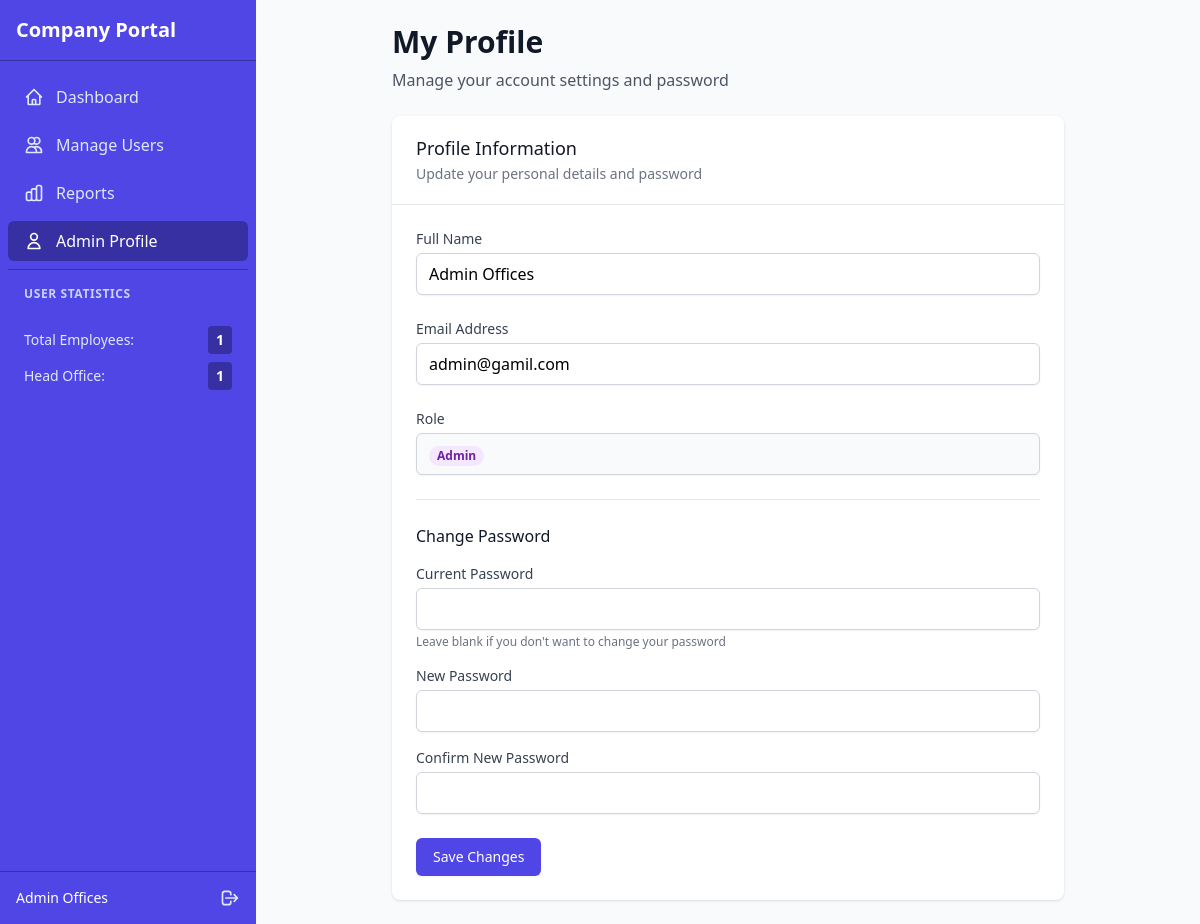
/Admin/admin_profile.php (signed in), run on the app's committed database.
### tables this page shows
CREATE TABLE `users` (
  `id` int(11) NOT NULL,
  `name` varchar(100) DEFAULT NULL,
  `email` varchar(100) DEFAULT NULL,
  `password` varchar(255) DEFAULT NULL,
  `role` enum('admin','head_office','employee') DEFAULT NULL,
  `created_at` timestamp NOT NULL DEFAULT current_timestamp()
);

### Admin/admin_profile.php (the view, shortened to what this page needs)
<?php
require '../Includes/db.php';
$user_id = $_SESSION['user_id'];
$stmt = $conn->prepare("SELECT name, email, role FROM users WHERE id = ?");
$stmt->bind_param("i", $user_id);
$stmt->execute();
$result = $stmt->get_result();
$user = $result->fetch_assoc();
$total_employees = 0;
$total_heads = 0;
if ($_SESSION['role'] === 'admin' || $_SESSION['role'] === 'head_office') {
    $total_employees = $conn->query("SELECT COUNT(*) as count FROM users WHERE role = 'employee'")->fetch_assoc()['count'];
    $total_heads = $conn->query("SELECT COUNT(*) as count FROM users WHERE role = 'head_office'")->fetch_assoc()['count'];
}
?>
<!DOCTYPE html>
<html lang="en">
<head>
    <script src="https://cdn.tailwindcss.com"></script>
</head>
<body class="bg-gray-50 min-h-screen flex">
    <aside class="bg-indigo-600 text-white w-64 min-h-screen flex flex-col">
        <div class="p-4 border-b border-indigo-800">
            <h2 class="text-xl font-bold">Company Portal</h2>
        </div>
        <nav class="flex-1 px-2 py-4 space-y-2">
            <?php if ($_SESSION['role'] === 'admin'): ?>
                <a href="admin_dashboard.php" class="flex items-center px-4 py-2 text-indigo-100 hover:bg-indigo-700 rounded-md transition-colors duration-300">
                    <span>Dashboard</span>
                </a>
                <a href="admin_dashboard.php" class="flex items-center px-4 py-2 text-indigo-100 hover:bg-indigo-700 rounded-md transition-colors duration-300">
                    <svg xmlns="http://www.w3.org/2000/svg" class="h-5 w-5 mr-3" fill="none" viewBox="0 0 24 24" stroke="currentColor">
                        <path stroke-linecap="round" stroke-linejoin="round" stroke-width="2" d="M12 4.354a4 4 0 110 5.292M15 21H3v-1a6 6 0 0112 0v1zm0 0h6v-1a6 6 0 00-9-5.197M13 7a4 4 0 11-8 0 4 4 0 018 0z" />
                    </svg>
                    <span>Manage Users</span>
                </a>
                <a href="reports.php" class="flex items-center px-4 py-2 text-indigo-100 hover:bg-indigo-700 rounded-md transition-colors duration-300">
                    <span>Reports</span>
                </a>
            <?php endif; ?>
            <a href="profile.php" class="flex items-center px-4 py-2 bg-indigo-800 rounded-md">
                <svg xmlns="http://www.w3.org/2000/svg" class="h-5 w-5 mr-3" fill="none" viewBox="0 0 24 24" stroke="currentColor">
                    <path stroke-linecap="round" stroke-linejoin="round" stroke-width="2" d="M16 7a4 4 0 11-8 0 4 4 0 018 0zM12 14a7 7 0 00-7 7h14a7 7 0 00-7-7z" />
                </svg>
                <span>Admin Profile</span>
            </a>
            <?php if ($_SESSION['role'] === 'admin' || $_SESSION['role'] === 'head_office'): ?>
                <div class="pt-4 pb-2 border-t border-indigo-800">
                    <h3 class="px-4 text-xs font-semibold text-indigo-200 uppercase tracking-wider">
                        User Statistics
                    </h3>
                </div>
                <div class="px-4 py-2">
                    <div class="flex justify-between items-center mb-2">
                        <span class="text-sm text-indigo-100">Total Employees:</span>
                        <span class="text-sm font-bold bg-indigo-800 px-2 py-1 rounded"><?= $total_employees ?></span>
                    </div>
                    <div class="flex justify-between items-center">
                        <span class="text-sm text-indigo-100">Head Office:</span>
                        <span class="text-sm font-bold bg-indigo-800 px-2 py-1 rounded"><?= $total_heads ?></span>
                    </div>
                </div>
            <?php endif; ?>
        </nav>
        <div class="p-4 border-t border-indigo-800">
            <div class="flex items-center">
                <span class="text-sm font-medium"><?= htmlspecialchars($_SESSION['name']) ?></span>
                <a href="../logout.php" class="ml-auto text-indigo-100 hover:text-white transition-colors duration-300">
                    <svg xmlns="http://www.w3.org/2000/svg" class="h-5 w-5" fill="none" viewBox="0 0 24 24" stroke="currentColor">
                        <path stroke-linecap="round" stroke-linejoin="round" stroke-width="2" d="M17 16l4-4m0 0l-4-4m4 4H7m6 4v1a3 3 0 01-3 3H6a3 3 0 01-3-3V7a3 3 0 013-3h4a3 3 0 013 3v1" />
                    </svg>
                </a>
            </div>
        </div>
    </aside>
    <main class="flex-1 p-6">
        <div class="max-w-2xl mx-auto">
            <h1 class="text-3xl font-bold text-gray-900 mb-2">My Profile</h1>
            <p class="text-gray-600 mb-6">Manage your account settings and password</p>
            <div class="bg-white shadow overflow-hidden sm:rounded-lg">
                <div class="px-4 py-5 border-b border-gray-200 sm:px-6">
                    <h3 class="text-lg leading-6 font-medium text-gray-900">
                        Profile Information
                    </h3>
                    <p class="mt-1 text-sm text-gray-500">
                        Update your personal details and password
                    </p>
                </div>
                <form method="POST" action="" class="px-4 py-5 sm:p-6">
                    <div class="space-y-6">
                        <div>
                            <label for="name" class="block text-sm font-medium text-gray-700">Full Name</label>
                            <input type="text" name="name" id="name" value="<?= htmlspecialchars($user['name']) ?>"
                                class="mt-1 block w-full border border-gray-300 rounded-md shadow-sm py-2 px-3 focus:outline-none focus:ring-indigo-500 focus:border-indigo-500">
                        </div>
                        <div>
                            <label for="email" class="block text-sm font-medium text-gray-700">Email Address</label>
                            <input type="email" name="email" id="email" value="<?= htmlspecialchars($user['email']) ?>"
                                class="mt-1 block w-full border border-gray-300 rounded-md shadow-sm py-2 px-3 focus:outline-none focus:ring-indigo-500 focus:border-indigo-500">
                        </div>
                        <div>
                            <label class="block text-sm font-medium text-gray-700">Role</label>
                            <div class="mt-1 block w-full py-2 px-3 bg-gray-50 border border-gray-300 rounded-md shadow-sm">
                                <span class="px-2 inline-flex text-xs leading-5 font-semibold rounded-full
                                    <?= $user['role'] === 'admin' ? 'bg-purple-100 text-purple-800' :
                                        ($user['role'] === 'head_office' ? 'bg-green-100 text-green-800' : 'bg-blue-100 text-blue-800') ?>">
                                    <?= htmlspecialchars(ucfirst($user['role'])) ?>
                                </span>
                            </div>
                        </div>
                        <div class="pt-6 border-t border-gray-200">
                            <h4 class="text-md font-medium text-gray-900 mb-4">Change Password</h4>
                            <div class="mb-4">
                                <label for="current_password" class="block text-sm font-medium text-gray-700">Current Password</label>
                                <input type="password" name="current_password" id="current_password"
                                    class="mt-1 block w-full border border-gray-300 rounded-md shadow-sm py-2 px-3 focus:outline-none focus:ring-indigo-500 focus:border-indigo-500">
                                <p class="mt-1 text-xs text-gray-500">Leave blank if you don't want to change your password</p>
                            </div>
                            <div class="mb-4">
                                <label for="new_password" class="block text-sm font-medium text-gray-700">New Password</label>
                                <input type="password" name="new_password" id="new_password"
                                    class="mt-1 block w-full border border-gray-300 rounded-md shadow-sm py-2 px-3 focus:outline-none focus:ring-indigo-500 focus:border-indigo-500">
                            </div>
                            <div>
                                <label for="confirm_password" class="block text-sm font-medium text-gray-700">Confirm New Password</label>
                                <input type="password" name="confirm_password" id="confirm_password"
                                    class="mt-1 block w-full border border-gray-300 rounded-md shadow-sm py-2 px-3 focus:outline-none focus:ring-indigo-500 focus:border-indigo-500">
                            </div>
                        </div>
                    </div>
                    <div class="mt-6">
                        <button type="submit" class="inline-flex justify-center py-2 px-4 border border-transparent shadow-sm text-sm font-medium rounded-md text-white bg-indigo-600 hover:bg-indigo-700 focus:outline-none focus:ring-2 focus:ring-offset-2 focus:ring-indigo-500">
                            Save Changes
                        </button>
                    </div>
                </form>
            </div>
        </div>
    </main>
</body>
</html>

### data on the page
users: name "Admin Offices", email "admin@gamil.com", role "Admin"

### other printed values
$total_employees "1"
$total_heads "1"
$_SESSION['name'] "Admin Offices"
